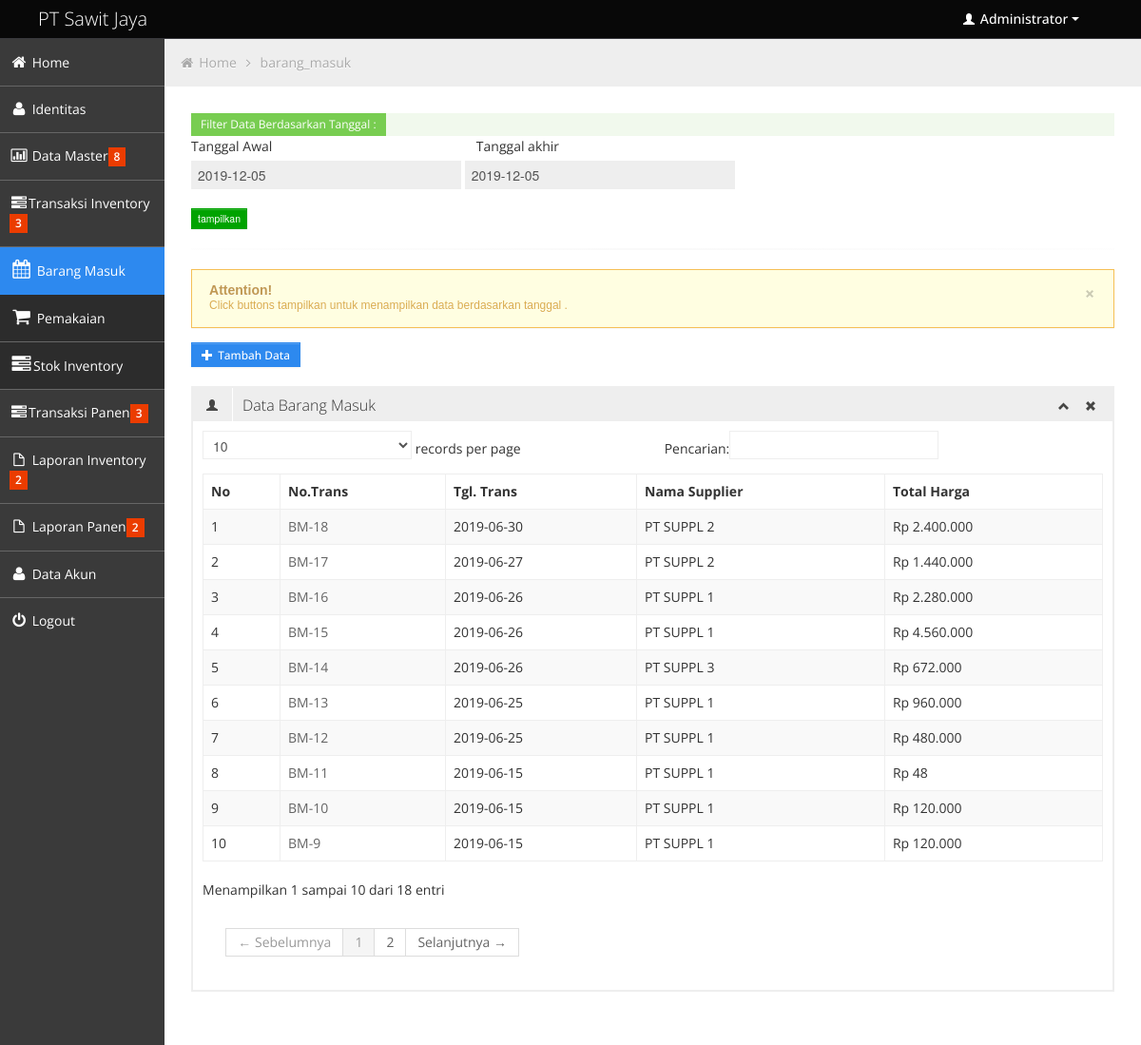
The app's page /index.php?halaman=barang_masuk (signed in) with its own data.
### tables this page shows
CREATE TABLE IF NOT EXISTS `identitas` (
  `id_identitas` int(3) NOT NULL AUTO_INCREMENT,
  `nama_identitas` varchar(100) NOT NULL,
  `alamat` varchar(30) NOT NULL,
  `telp` varchar(12) NOT NULL,
  `keterangan` varchar(30) NOT NULL,
  PRIMARY KEY (`id_identitas`)
);

CREATE TABLE IF NOT EXISTS `beli` (
  `inc` int(9) NOT NULL,
  `beli_id` varchar(9) NOT NULL,
  `tgl_trans` varchar(10) NOT NULL,
  `supplier_id` varchar(90) NOT NULL,
  `total` double(20,0) NOT NULL,
  PRIMARY KEY (`inc`),
  KEY `beli_id` (`beli_id`),
  KEY `supplier_id` (`supplier_id`)
);

CREATE TABLE IF NOT EXISTS `supplier` (
  `inc` int(9) NOT NULL,
  `supplier_id` varchar(9) NOT NULL,
  `supplier_nama` varchar(90) NOT NULL,
  `supplier_alamat` varchar(90) NOT NULL,
  `supplier_kota` varchar(50) NOT NULL,
  `supplier_email` varchar(90) NOT NULL,
  `supplier_kontak` varchar(20) NOT NULL,
  PRIMARY KEY (`inc`),
  KEY `supplier_id` (`supplier_id`)
);

### library/fungsi_standar.php (called while the page is built, shortened)
<?php
function digit($data){
		$input=$data;
		$panjang=strlen($input);
if ($panjang==0)
{
	return $input;
}
elseif ($panjang < 4)
{
	return $input;
}
else
{
		$n=$panjang-1;
		$point=1;
		$j=1;
		$teks=array();
	for ($i=$n;$i>0;$i--)
	{
		if($point==3)
		{
			$teks["$j"]=substr($input,$i,3);
			$point=0;
			$j++;
			$g=$i;
		}
		$point++;
	}
	$input= substr($input,0,$g);
	for ($k=$j;$k>0;$k--)
	{
		if ($k==1){
			$input=$input. $teks["$k"];
		}else{
			$input=$input. $teks["$k"].".";
		}
	}
	return $input;
}
}
?>

### barang_masuk.php (the view)
<div class="priority low"><span>Filter Data Berdasarkan Tanggal :</span></div>
<form id="form1" name="form1" method="post" action="index.php?halaman=barang_masuk_cari">
			<div class="control-group">
			<label class="control-label" for="date01">Tanggal Awal &nbsp;&nbsp;&nbsp;&nbsp;
			&nbsp;&nbsp;&nbsp;&nbsp;&nbsp;&nbsp;&nbsp;&nbsp;&nbsp;&nbsp;&nbsp;&nbsp;&nbsp;&nbsp;&nbsp;&nbsp;&nbsp;&nbsp;&nbsp;&nbsp;&nbsp;&nbsp;&nbsp;&nbsp;&nbsp;&nbsp;&nbsp;&nbsp;&nbsp;&nbsp;&nbsp;&nbsp;&nbsp;&nbsp;&nbsp;&nbsp;&nbsp;&nbsp;&nbsp;&nbsp;&nbsp;&nbsp;&nbsp;&nbsp;&nbsp;&nbsp;&nbsp;&nbsp;&nbsp;&nbsp;&nbsp;&nbsp;
			Tanggal akhir</label>
			<div class="controls">
			<input type="text" class="input-xlarge datepicker" id="date01" name="tgl_awal" readonly="true" value="<?php echo date(Y)."-".date(m)."-".date(d);?>">
			<input type="text" class="input-xlarge datepicker" id="date02" name="tgl_akhir" readonly="true" value="<?php echo date(Y)."-".date(m)."-".date(d);?>">
			</div>
			</div>
			<input name="tampil" class="btn btn-mini btn-success"  type="submit" value="tampilkan" />
 </form>
<hr/>
<div class="alert alert-block">
							<button type="button" class="close" data-dismiss="alert">×</button>
							<h4 class="alert-heading">Attention!</h4>
							<p>Click buttons tampilkan untuk menampilkan data berdasarkan tanggal .</p>
						</div>
<a href='form_beli.php' class='btn btn-small btn-primary'> <i class="halflings-icon white plus"></i> <span>Tambah Data</span>
   </a>
   <br/>
   <br/>
<div class='row-fluid sortable'>
				<div class='box span12'>
					<div class='box-header' data-original-title>
						<h2><i class='halflings-icon user'></i><span class='break'></span>Data Barang Masuk</h2>
						<div class='box-icon'>
							<a href='#' class='btn-minimize'><i class='halflings-icon chevron-up'></i></a>
							<a href='#' class='btn-close'><i class='halflings-icon remove'></i></a>
						</div>
					</div>
					<div class='box-content'>
						<table class='table table-striped table-bordered bootstrap-datatable datatable'>
						  <thead>
							  <tr>
	<th>No</th>
	<th>No.Trans</th>
    <th>Tgl. Trans</th>
    <th>Nama Supplier</th>
    <th>Total Harga</th>
							  </tr>
						  </thead>
						  <tbody>
							<?php
		$pesan="SELECT * FROM beli ORDER BY inc DESC LIMIT 25";
		$query=mysql_query($pesan);
		$no=1;
		while($row=mysql_fetch_array($query)){
		$z=mysql_fetch_array(mysql_query("SELECT * FROM supplier WHERE supplier_id='$row[supplier_id]'"));
		?>
		<tr><td><?php echo "$no"; ?></td>
           <td><a href="#" onclick="javascript:wincal=window.open('beli_detail.php?id=<?php echo $row['beli_id']; ?>','Lihat Data','width=790,height=400,scrollbars=1');">
    <?php echo $row['beli_id']; ?></a>
    </td>
    <td><?php echo "$row[tgl_trans]"; ?></td>
    <td><?php echo "$z[supplier_nama]"; ?></td>
    <td align="right"><?php echo "Rp "; echo digit($row['total']); ?></td>
							</tr>
							<?php $no++;}?>
						  </tbody>
					  </table>
					</div>
				</div>
			</div>

### header.php (shortened to what this page needs)
<div class="navbar">
	<div class="navbar-inner">
		<div class="container-fluid">
			<a class="brand" href="index.html"><span><?php echo"$idn[nama_identitas]";?></span></a>
			<div class="nav-no-collapse header-nav">
				<ul class="nav pull-right">
					<li class="dropdown">
						<a class="btn dropdown-toggle" data-toggle="dropdown" href="#">
							<i class="halflings-icon white user"></i> Administrator
							<span class="caret"></span>
						</a>
					</li>
				</ul>
			</div>
		</div>
	</div>
</div>

### css/halflings.css (style rules this page uses)
html, html .halflings { -webkit-font-smoothing: antialiased !important; }
.halflings-icon { display: inline-block; width: 14px; height: 14px; line-height: 14px; vertical-align: text-top; background-image: url(../img/glyphicons_halflings.svg); background-position: 0 0; background-repeat: no-repeat; vertical-align: top; *display: inline; *zoom: 1; *margin-right: .3em; }
.halflings-icon.white { background-image: url(../img/glyphicons_halflings-white.svg); }
.halflings-icon.user { background-position: -168px 0; }
.halflings-icon.remove { background-position: -312px 0; }
.halflings-icon.plus { background-position: -408px -96px; }
.halflings-icon.chevron-up { background-position: -288px -120px; }

### css/style-forms.css (style rules this page uses)
.add-on, select, textarea, input[type="text"], input[type="password"], input[type="datetime"], input[type="datetime-local"], input[type="date"], input[type="month"], input[type="time"], input[type="week"], input[type="number"], input[type="email"], input[type="url"], input[type="search"], input[type="tel"], input[type="color"], input[type="file"], .uneditable-input { border-color: #eee !important; display: inline-block; height: 20px; padding: 4px 6px; margin-bottom: 10px; font-size: 14px; line-height: 20px; color: #555555; vertical-align: middle; -webkit-border-radius: 0px; -moz-border-radius: 0px; border-radius: 0px; }
input, textarea, .uneditable-input { width: 206px; }
textarea, input[type="text"], input[type="password"], input[type="datetime"], input[type="datetime-local"], input[type="date"], input[type="month"], input[type="time"], input[type="week"], input[type="number"], input[type="email"], input[type="url"], input[type="search"], input[type="tel"], input[type="color"], .uneditable-input { background-color: #ffffff; border: 1px solid #cccccc; -webkit-box-shadow: none; -moz-box-shadow: none; box-shadow: none; -webkit-transition: border linear 0.2s, box-shadow linear 0.2s; -moz-transition: border linear 0.2s, box-shadow linear 0.2s; -o-transition: border linear 0.2s, box-shadow linear 0.2s; transition: border linear 0.2s, box-shadow linear 0.2s; }
input[type="file"], input[type="image"], input[type="submit"], input[type="reset"], input[type="button"], input[type="radio"], input[type="checkbox"] { width: auto; }
.input-xlarge { width: 270px; }
input, textarea, .uneditable-input { margin-left: 0; }
input[disabled], select[disabled], textarea[disabled], input[readonly], select[readonly], textarea[readonly] { cursor: not-allowed; background-color: #eeeeee; }
.control-group { margin-bottom: 10px; }

### records on screen
identitas: nama_identitas "PT Sawit Jaya"
beli: beli "BM-18", tgl_trans "2019-06-30", supplier.supplier_nama "PT SUPPL 2", total "2.400.000"
beli: beli "BM-17", tgl_trans "2019-06-27", supplier.supplier_nama "PT SUPPL 2", total "1.440.000"
beli: beli "BM-16", tgl_trans "2019-06-26", supplier.supplier_nama "PT SUPPL 1", total "2.280.000"
beli: beli "BM-15", tgl_trans "2019-06-26", supplier.supplier_nama "PT SUPPL 1", total "4.560.000"
beli: beli "BM-14", tgl_trans "2019-06-26", supplier.supplier_nama "PT SUPPL 3", total "672.000"
beli: beli "BM-13", tgl_trans "2019-06-25", supplier.supplier_nama "PT SUPPL 1", total "960.000"
beli: beli "BM-12", tgl_trans "2019-06-25", supplier.supplier_nama "PT SUPPL 1", total "480.000"
beli: beli "BM-11", tgl_trans "2019-06-15", supplier.supplier_nama "PT SUPPL 1", total "48"
beli: beli "BM-10", tgl_trans "2019-06-15", supplier.supplier_nama "PT SUPPL 1", total "120.000"
beli: beli "BM-9", tgl_trans "2019-06-15", supplier.supplier_nama "PT SUPPL 1", total "120.000"

### other values on screen
$hal "barang_masuk"
